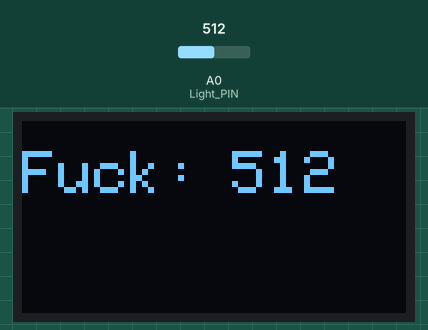
This sketch was run on a simulated Arduino Uno, built with avr-gcc and run on an emulated ATmega328P. On the bench: 128×64 one-colour display. Inputs (shaded band) come from the test bench; at power-on: A0 (Light_PIN) = 512.

Above: at 1.2 s.
1.3 s: A0 (Light_PIN) set to 716
At 1.8 s:
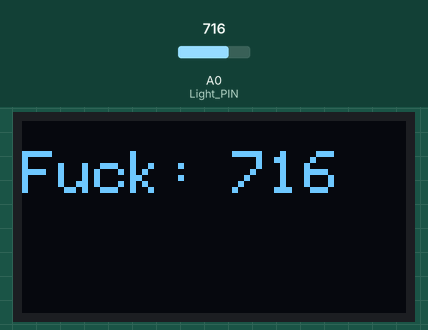
2.8 s: A0 (Light_PIN) set to 900
At 4.0 s:
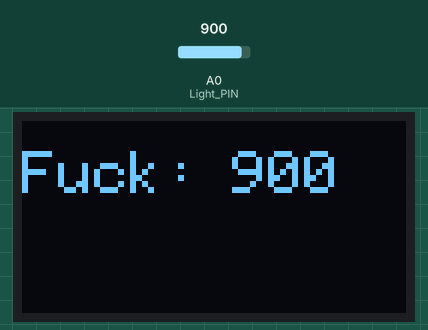
4.3 s: A0 (Light_PIN) set to 1023
At 5.5 s:
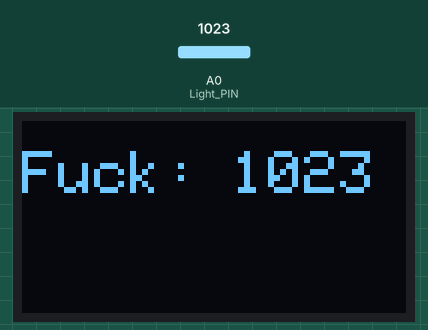
Timing chart, 0 to 7.3 s (numbered marks = the images above; inputs shaded):
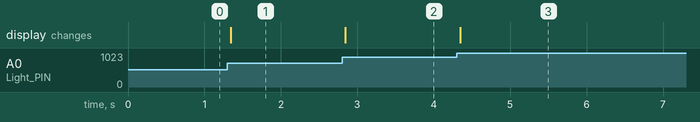

The sketch:

ShowLight.ino
```cpp
//include library
#include <Wire.h>
#include <SPI.h>
#include <Adafruit_GFX.h>
#include <Adafruit_SSD1306.h>

//Define Variables
#define OLED_MOSI   11 //D1
#define OLED_CLK   12 //D0
#define OLED_DC    9 //DC
#define OLED_CS    8 //CS
#define OLED_RESET 10 //RES
#define Light_PIN A0
Adafruit_SSD1306 display(OLED_MOSI, OLED_CLK, OLED_DC, OLED_RESET, OLED_CS);

void splash(){
  int light = analogRead(Light_PIN);
  display.clearDisplay();

  display.setTextColor(WHITE);
  display.setTextSize(2);
  display.setCursor(0,10);
  display.print("Fuck: ");
  display.setTextSize(2);
  display.setCursor(70,10);
  display.print(light);
  display.display();
}

void setup() {
  Serial.begin(9600);
  pinMode(Light_PIN,INPUT);
  // put your setup code here, to run once:
  display.begin(SSD1306_SWITCHCAPVCC, 0x3D);
  display.clearDisplay();
  display.setTextWrap(false);
}

void loop() {
   splash();
}
```

Measured:
- after the input at 1.3 s, the display: changes at once (image 1)
- after the input at 2.8 s, the display: changes at once (image 2)
- after the input at 4.3 s, the display: changes after 0.05 s (image 3)
